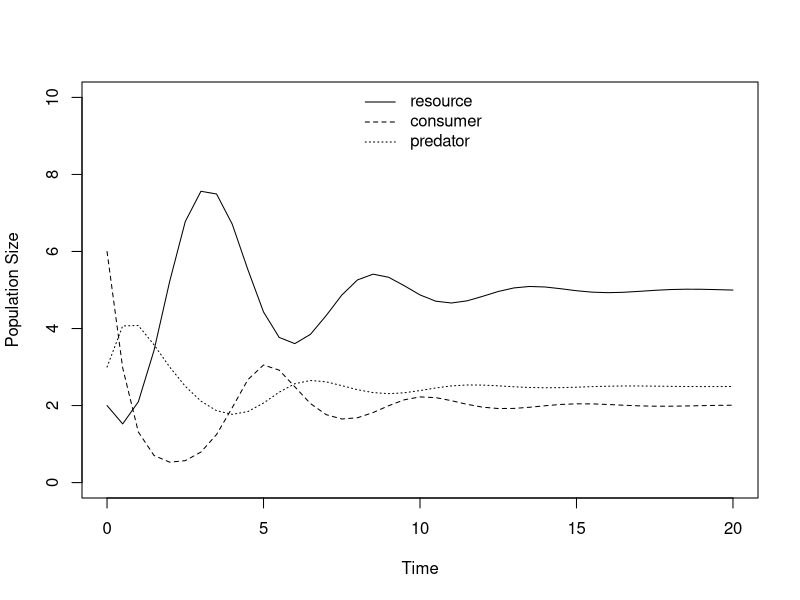
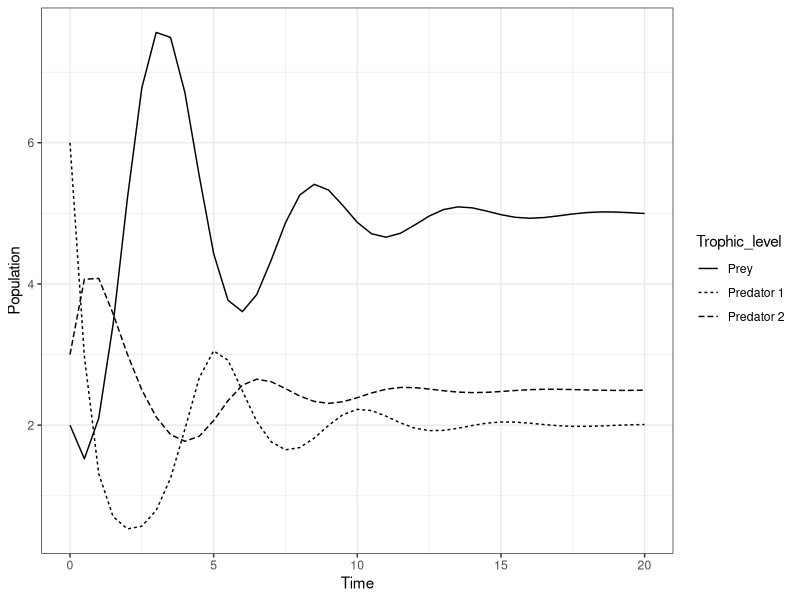

The R script that drew these images, in order:
library(deSolve)
predprey.log.prey <- function(t, y, params) {
  R <- y[1]
  C <- y[2]
  P <- y[3]
  with(as.list(params), {
    dR.dt <- r * R * (1 - R / k) - a * R * C
    dC.dt <- e * a * R * C - b * C * P
    dP.dt <- g * b * C * P - d * P
    return(list(c(dR.dt, dC.dt, dP.dt)))
  })
}
r <- 2
e <- 0.5
g <- 0.5
a <- 0.5
b <- 0.5
d <- 0.5
k <- 10

R0 <- 2
C0 <- 6
P0 <- 3
params.log.prey1 <- c(r = r, e = e, g = g, a = a, b = b, d = d, k = k)
MaxTime <- 20
Time <- seq(0, MaxTime, by = 0.5)
log.prey.out <- ode(c(R0, C0, P0), Time, predprey.log.prey, params.log.prey1)


####PLOT WITH MATPLOT####
#Choose correct columns, column 1 is time and the rest are species
matplot(Time, (log.prey.out[, 2:4]), type = "l", lty = 1:3, col=1, ylab = "Population Size", xlab="Time", ylim = c(0,10))
legend("top", c(expression("resource"), expression("consumer"), expression("predator")), lty = 1:3, bty = "n")


####PLOT WITH GGOPLOT####
library(ggplot2)
library(tidyr)
#Reshape to long format as it's more tidy
log.prey.out <- as.data.frame(log.prey.out)
log.prey.out$time <- as.numeric(log.prey.out$time)
log.prey.out <- gather(log.prey.out, key = "Trophic_level", value = "Population_size", -time)

ggplot(data = log.prey.out, aes(x = time, y = Population_size, linetype = Trophic_level)) +
  geom_line() +
  theme_bw() + 
  labs(x = "Time", y = "Population") +
  scale_linetype_discrete(labels=c('Prey', 'Predator 1', 'Predator 2'))
